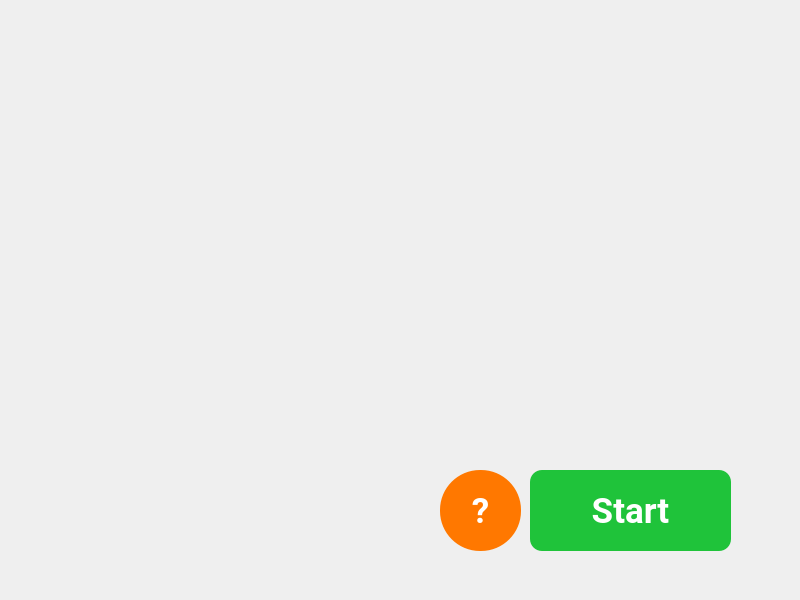
<?xml version="1.0" encoding="UTF-8"?>
<ui version="4.0">
 <class>HomeScreen</class>
 <widget class="QMainWindow" name="HomeScreen">
  <property name="enabled">
   <bool>true</bool>
  </property>
  <property name="geometry">
   <rect>
    <x>0</x>
    <y>0</y>
    <width>800</width>
    <height>600</height>
   </rect>
  </property>
  <property name="sizePolicy">
   <sizepolicy hsizetype="Fixed" vsizetype="Fixed">
    <horstretch>0</horstretch>
    <verstretch>0</verstretch>
   </sizepolicy>
  </property>
  <property name="minimumSize">
   <size>
    <width>800</width>
    <height>600</height>
   </size>
  </property>
  <property name="maximumSize">
   <size>
    <width>800</width>
    <height>600</height>
   </size>
  </property>
  <property name="windowTitle">
   <string>HomeScreen</string>
  </property>
  <widget class="QWidget" name="centralwidget">
   <property name="autoFillBackground">
    <bool>false</bool>
   </property>
   <widget class="QPushButton" name="StartGame">
    <property name="enabled">
     <bool>true</bool>
    </property>
    <property name="geometry">
     <rect>
      <x>530</x>
      <y>470</y>
      <width>201</width>
      <height>81</height>
     </rect>
    </property>
    <property name="font">
     <font>
      <family>Roboto</family>
      <pointsize>26</pointsize>
      <weight>75</weight>
      <bold>true</bold>
     </font>
    </property>
    <property name="autoFillBackground">
     <bool>false</bool>
    </property>
    <property name="styleSheet">
     <string notr="true">background-color:#1fc33a;
color:white;
border-radius: 12px;
</string>
    </property>
    <property name="text">
     <string>Start</string>
    </property>
   </widget>
   <widget class="QPushButton" name="instructions">
    <property name="enabled">
     <bool>true</bool>
    </property>
    <property name="geometry">
     <rect>
      <x>440</x>
      <y>470</y>
      <width>81</width>
      <height>81</height>
     </rect>
    </property>
    <property name="font">
     <font>
      <family>Roboto</family>
      <pointsize>26</pointsize>
      <weight>75</weight>
      <bold>true</bold>
     </font>
    </property>
    <property name="autoFillBackground">
     <bool>false</bool>
    </property>
    <property name="styleSheet">
     <string notr="true">background-color:#ff7800;
color:white;
border-radius: 40px;
</string>
    </property>
    <property name="text">
     <string>?</string>
    </property>
   </widget>
  </widget>
 </widget>
 <resources/>
 <connections/>
</ui>
